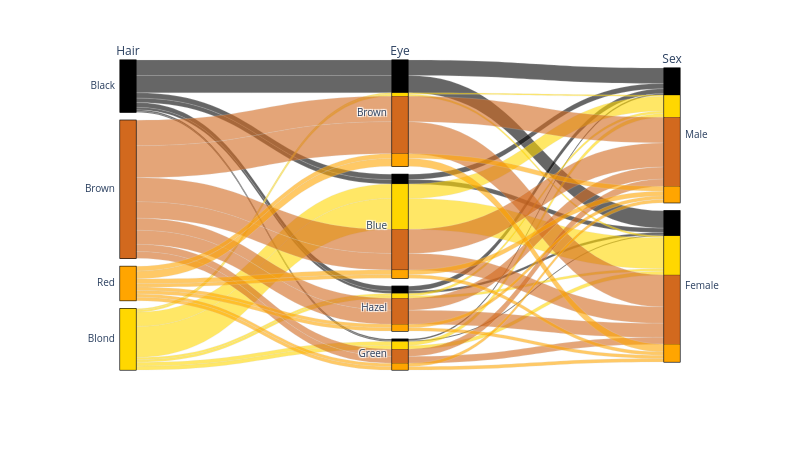

The notebook cell saved with this chart:
### Code cell
fig = px.parallel_categories(
    hec_people, 
    dimensions=hec_group_cols, 
    color=hec_people.Hair.cat.codes,
    color_continuous_scale=list(hair_colors.values()),
    width=800, height=450,
)
fig.update_traces(line_shape='hspline')
fig.update_layout(coloraxis_showscale=False)
fig.show()

### Figure 1 — Plotly figure (JSON) as saved in the notebook; plotly's stock layout.template omitted (floating-point values rounded to 4 significant figures; data arrays with more than 128 entries replaced by an {"elided": "..."} marker saying what was removed)
{"data": [{"dimensions": [{"label": "Hair", "values": {"elided": "592 str values"}}, {"label": "Eye", "values": {"elided": "592 str values"}}, {"label": "Sex", "values": {"elided": "592 str values"}}], "domain": {"x": [0, 1], "y": [0, 1]}, "line": {"color": {"elided": "592 int values"}, "coloraxis": "coloraxis", "shape": "hspline"}, "name": "", "type": "parcats"}], "layout": {"coloraxis": {"autocolorscale": false, "colorbar": {"title": {"text": "color"}}, "colorscale": [[0, "black"], [0.3333, "gold"], [0.6667, "chocolate"], [1, "orange"]], "showscale": false}, "height": 450, "legend": {"tracegroupgap": 0}, "margin": {"t": 60}, "width": 800}}
